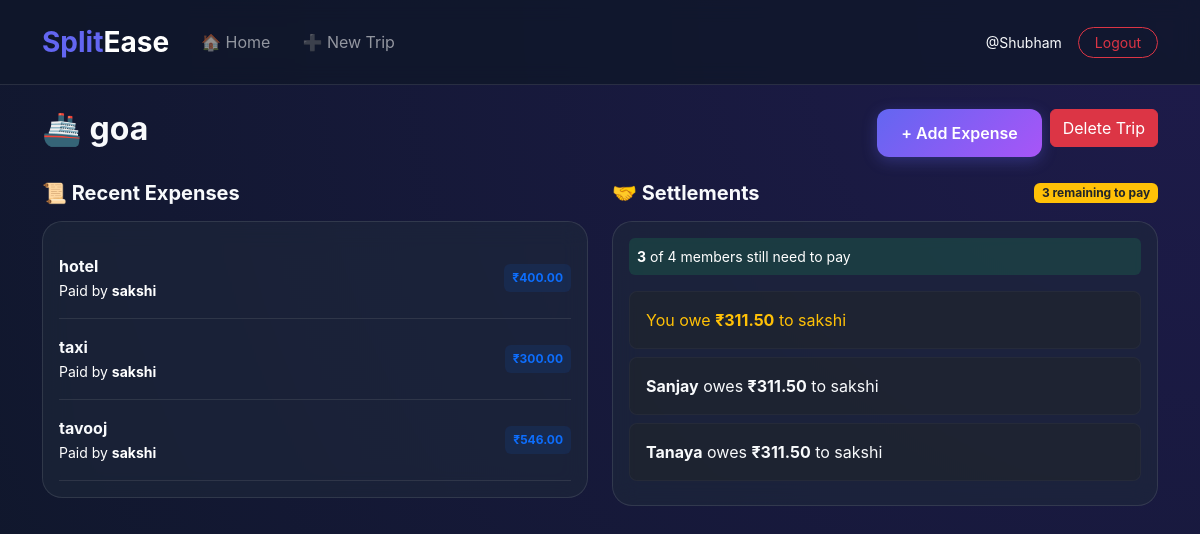
/trip/6/ (signed in), run on the app's committed database.
### expenses/models.py (models this page shows, shortened)
class Trip(models.Model):
    name = models.CharField(max_length=100)
    description = models.TextField(null=True,blank=True)
    members = models.ManyToManyField(User, related_name="trips")
    created_by = models.ForeignKey(User, on_delete=models.CASCADE, related_name="created_trips", null=True, blank=True)
    created_at = models.DateTimeField(auto_now_add=True,null=True, blank=True)

class Expense(models.Model):
    CATEGORIES = [
        ('Food', 'Food'),
        ('Travel', 'Travel'),
        ('Stay', 'Stay'),
        ('Other', 'Other'),
    ]
    trip = models.ForeignKey(Trip, on_delete=models.CASCADE, related_name="expenses")
    amount = models.DecimalField(max_digits=10, decimal_places=2)
    paid_by = models.ForeignKey(User, on_delete=models.CASCADE)
    category = models.CharField(max_length=50, choices=CATEGORIES)
    description = models.CharField(max_length=255)
    date = models.DateField(auto_now_add=True,null=True, blank=True)

class Debt(models.Model):
    trip = models.ForeignKey(Trip, on_delete=models.CASCADE)
    from_user = models.ForeignKey(User, related_name="debts_to_pay", on_delete=models.CASCADE)
    to_user = models.ForeignKey(User, related_name="debts_to_receive", on_delete=models.CASCADE)
    amount = models.DecimalField(max_digits=10, decimal_places=2, default=0)
    class Meta:
        unique_together = ('trip', 'from_user', 'to_user')

### expenses/views.py (the view)
# urls.py: path('trip/<int:trip_id>/', views.trip_dashboard, name='trip_dashboard'),
def trip_dashboard(request, trip_id):
    trip = get_object_or_404(Trip, id=trip_id)
    debts = Debt.objects.filter(trip=trip).exclude(amount=0)
    simplified_debts = []
    for debt in debts:
        whatsapp_number = None
        try:
            trip_member = TripMember.objects.get(trip=trip, user=debt.from_user)
            whatsapp_number = trip_member.whatsapp_number
        except TripMember.DoesNotExist:
            try:
                trip_member = TripMember.objects.get(trip=trip, name=debt.from_user.username)
                whatsapp_number = trip_member.whatsapp_number
            except TripMember.DoesNotExist:
                whatsapp_number = None
        debtor_name = debt.from_user.first_name if debt.from_user.first_name else debt.from_user.username
        creditor_name = debt.to_user.first_name if debt.to_user.first_name else debt.to_user.username
        message = f"Hey {debtor_name}, just a friendly nudge from SplitEase! 🌍 Regarding our trip {trip.name}, {creditor_name} covered an expense and your share comes to ₹{debt.amount}. Check the home dashboard of SplitEase for the full breakdown whenever you're free. Thanks! 🤝"
        simplified_debts.append({
            'debtor': debt.from_user,
            'creditor': debt.to_user,
            'debtor_id': debt.from_user.id,
            'creditor_id': debt.to_user.id,
            'amount': debt.amount,
            'whatsapp_number': whatsapp_number,
            'message': message,
        })
    remaining_to_pay = len(simplified_debts)
    context = {
        'trip': trip,
        'simplified_debts': simplified_debts,
        'remaining_to_pay': remaining_to_pay,
        'total_members': trip.members.count(),
    }
    return render(request, 'expenses/dashboard.html', context)

### expenses/templates/expenses/dashboard.html (shortened to what this page needs)
{% extends 'base.html' %}
{% block content %}
<div class="d-flex justify-content-between align-items-center mb-4">
    <h2 class="fw-bold">🚢 {{ trip.name }}</h2>
    <div class="d-flex gap-2">
        <a href="{% url 'add_expense' trip.id %}" class="btn btn-primary">+ Add Expense</a>
        {% if trip.created_by == request.user or not trip.created_by %}
        <form method="post" action="{% url 'delete_trip' trip.id %}" onsubmit="return confirm('Are you sure you want to delete this trip?');" class="mb-0">
            <button type="submit" class="btn btn-danger">Delete Trip</button>
        </form>
        {% endif %}
    </div>
</div>
<div class="row g-4">
    <div class="col-md-6">
        <h5 class="fw-bold mb-3 ">📜 Recent Expenses</h5>
        <div class="card p-3">
            {% for exp in trip.expenses.all %}
            {% if exp.description != "Aagra" %}
            <div class="d-flex justify-content-between align-items-center py-3 border-bottom border-secondary border-opacity-25">
                <div>
                    <p class="fw-bold mb-0">{{ exp.description }}</p>
                    <small class="text-white">Paid by <strong class="text-white">{{ exp.paid_by.first_name|default:exp.paid_by.username }}</strong></small>
                </div>
                <span class="badge bg-primary bg-opacity-10 text-primary p-2">₹{{ exp.amount }}</span>
            </div>
            {% endif %}
            {% endfor %}
        </div>
    </div>
    <div class="col-md-6">
        <div class="d-flex justify-content-between align-items-center mb-3">
            <h5 class="fw-bold m-0">🤝 Settlements</h5>
            <span class="badge bg-warning text-dark">
                {{ remaining_to_pay }} remaining to pay
            </span>
        </div>
        <div class="card p-3">
            {% if simplified_debts %}
            <div class="d-flex justify-content-between align-items-center mb-3 p-2 bg-success bg-opacity-25 rounded">
                <small class="text-white">
                    <strong>{{ remaining_to_pay }}</strong> of {{ total_members }} members still need to pay
                </small>
            </div>
            {% endif %}
            {% for item in simplified_debts %}
            <div class="debt-row d-flex justify-content-between align-items-center p-3 bg-dark bg-opacity-50 rounded-3 mb-2 border border-secondary border-opacity-10">
                <div>
                    {% if request.user == item.debtor %}
                        <p class="mb-0 text-warning">You owe <strong>₹{{ item.amount|floatformat:2 }}</strong> to {{ item.creditor.first_name|default:item.creditor.username }}</p>
                    {% elif request.user == item.creditor %}
                        <p class="mb-0 text-info">{{ item.debtor.first_name|default:item.debtor.username }} owes you <strong>₹{{ item.amount|floatformat:2 }}</strong></p>
                    {% else %}
                        <p class="mb-0"><strong>{{ item.debtor.first_name|default:item.debtor.username }}</strong> owes <strong>₹{{ item.amount|floatformat:2 }}</strong> to {{ item.creditor.first_name|default:item.creditor.username }}</p>
                    {% endif %}
                </div>
            </div>
            {% empty %}
            <p class="text-center py-4">🎉 All settled up! No pending payments.</p>
            {% endfor %}
        </div>
    </div>
</div>
{% endblock %}

### expenses/templates/base.html (shortened to what this page needs)
{% load static %}
<!DOCTYPE html>
<html lang="en">
<head>
    <link href="https://cdn.jsdelivr.net/npm/bootstrap@5.3.0/dist/css/bootstrap.min.css" rel="stylesheet">
    <link rel="stylesheet" href="{% static 'css/style.css' %}">
    <link href="https://cdn.jsdelivr.net/npm/tom-select@2.2.2/dist/css/tom-select.bootstrap5.min.css" rel="stylesheet">
</head>
<body>
    <nav class="navbar navbar-expand-lg navbar-dark navbar-custom sticky-top py-3">
        <div class="container">
            <a class="navbar-brand fw-bold fs-3" href="{% url 'home' %}">
                <span style="color: var(--primary);">Split</span>Ease
            </a>
            <div class="collapse navbar-collapse" id="navbarNav">
                <ul class="navbar-nav me-auto">
                    <li class="nav-item"><a class="nav-link px-3" href="{% url 'home' %}">🏠 Home</a></li>
                    <li class="nav-item"><a class="nav-link px-3" href="{% url 'create_trip' %}">➕ New Trip</a></li>
                </ul>
                {% if user.is_authenticated %}
                <div class="d-flex align-items-center gap-3">
                    <span class=" small">@{{ user.username }}</span>
                    <form action="{% url 'logout' %}" method="post" class="m-0">
                        <button type="submit" class="btn btn-outline-danger btn-sm rounded-pill px-3">Logout</button>
                    </form>
                </div>
                {% endif %}
            </div>
        </div>
    </nav>
    <div class="container mt-4">
        {% block content %}{% endblock %}
    </div>
</body>
</html>

### static/css/style.css (style rules this page uses)
:root { --primary: #6366f1; --primary-hover: #4f46e5; --accent: #a855f7; --bg-dark: #0f172a; --glass-bg: rgba(30, 41, 59, 0.6); --glass-border: rgba(255, 255, 255, 0.1); --text-main: #f8fafc; --text-muted: #94a3b8; }
body { background: radial-gradient(circle at top right, #1e1b4b, #0f172a); background-attachment: fixed; color: var(--text-main); font-family: 'Inter', system-ui, -apple-system, sans-serif; min-height: 100vh; }
.card, .glass-card { background: var(--glass-bg) !important; backdrop-filter: blur(12px); -webkit-backdrop-filter: blur(12px); border: 1px solid var(--glass-border) !important; border-radius: 20px !important; color: var(--text-main) !important; transition: transform 0.3s ease, box-shadow 0.3s ease; }
.btn-primary { background: linear-gradient(135deg, var(--primary) 0%, var(--accent) 100%) !important; border: none !important; padding: 12px 24px !important; font-weight: 600 !important; border-radius: 12px !important; box-shadow: 0 4px 15px rgba(99, 102, 241, 0.3) !important; }
.navbar-custom { background: rgba(15, 23, 42, 0.8) !important; backdrop-filter: blur(10px); border-bottom: 1px solid var(--glass-border); }

### data on the page
Trip: name "goa"
Expense: description "hotel", paid_by.first_name "sakshi", amount "400.00"
Expense: description "taxi", paid_by.first_name "sakshi", amount "300.00"
Expense: description "tavooj", paid_by.first_name "sakshi", amount "546.00"

### other printed values
{{ user.username }} "Shubham"
{{ remaining_to_pay }} "3"
{{ total_members }} "4"
{{ item.amount|floatformat:2 }} "311.50"
{{ item.creditor.first_name|default:item.creditor.username }} "sakshi"
{{ item.debtor.first_name|default:item.debtor.username }} "Sanjay"
{{ item.debtor.first_name|default:item.debtor.username }} "Tanaya"
